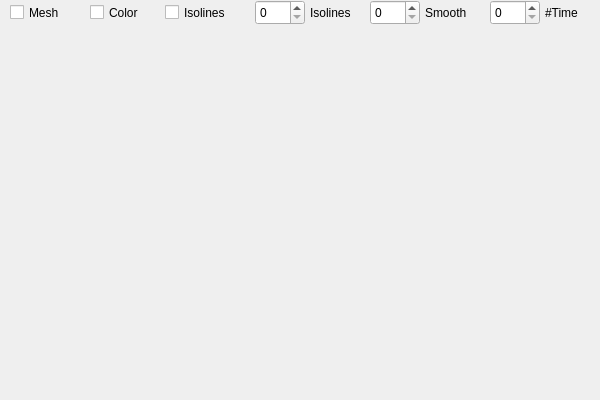
<?xml version="1.0" encoding="UTF-8"?>
<ui version="4.0">
 <class>MainWindow</class>
 <widget class="QMainWindow" name="MainWindow">
  <property name="geometry">
   <rect>
    <x>0</x>
    <y>0</y>
    <width>600</width>
    <height>400</height>
   </rect>
  </property>
  <property name="windowTitle">
   <string>MainWindow</string>
  </property>
  <widget class="QWidget" name="centralwidget">
   <widget class="glwidget" name="widget" native="true">
    <property name="geometry">
     <rect>
      <x>0</x>
      <y>25</y>
      <width>600</width>
      <height>375</height>
     </rect>
    </property>
   </widget>
   <widget class="QCheckBox" name="checkBox">
    <property name="geometry">
     <rect>
      <x>10</x>
      <y>0</y>
      <width>105</width>
      <height>25</height>
     </rect>
    </property>
    <property name="text">
     <string>Mesh</string>
    </property>
   </widget>
   <widget class="QCheckBox" name="checkBox_3">
    <property name="geometry">
     <rect>
      <x>90</x>
      <y>0</y>
      <width>105</width>
      <height>25</height>
     </rect>
    </property>
    <property name="text">
     <string>Color</string>
    </property>
   </widget>
   <widget class="QCheckBox" name="checkBox_2">
    <property name="geometry">
     <rect>
      <x>165</x>
      <y>0</y>
      <width>130</width>
      <height>25</height>
     </rect>
    </property>
    <property name="text">
     <string>Isolines</string>
    </property>
   </widget>
   <widget class="QSpinBox" name="spinBox">
    <property name="geometry">
     <rect>
      <x>255</x>
      <y>0</y>
      <width>50</width>
      <height>25</height>
     </rect>
    </property>
   </widget>
   <widget class="QLabel" name="label">
    <property name="geometry">
     <rect>
      <x>310</x>
      <y>0</y>
      <width>70</width>
      <height>25</height>
     </rect>
    </property>
    <property name="text">
     <string>Isolines</string>
    </property>
   </widget>
   <widget class="QSpinBox" name="spinBox_2">
    <property name="geometry">
     <rect>
      <x>370</x>
      <y>0</y>
      <width>50</width>
      <height>25</height>
     </rect>
    </property>
   </widget>
   <widget class="QLabel" name="label_2">
    <property name="geometry">
     <rect>
      <x>425</x>
      <y>0</y>
      <width>70</width>
      <height>25</height>
     </rect>
    </property>
    <property name="text">
     <string>Smooth</string>
    </property>
   </widget>
   <widget class="QSpinBox" name="spinBox_3">
    <property name="geometry">
     <rect>
      <x>490</x>
      <y>0</y>
      <width>50</width>
      <height>25</height>
     </rect>
    </property>
   </widget>
   <widget class="QLabel" name="label_3">
    <property name="geometry">
     <rect>
      <x>545</x>
      <y>0</y>
      <width>70</width>
      <height>25</height>
     </rect>
    </property>
    <property name="text">
     <string>#Time</string>
    </property>
   </widget>
  </widget>
 </widget>
 <layoutdefault spacing="6" margin="11"/>
 <customwidgets>
  <customwidget>
   <class>glwidget</class>
   <extends>QWidget</extends>
   <header>glwidget.h</header>
   <container>1</container>
  </customwidget>
 </customwidgets>
 <resources/>
 <connections/>
</ui>
